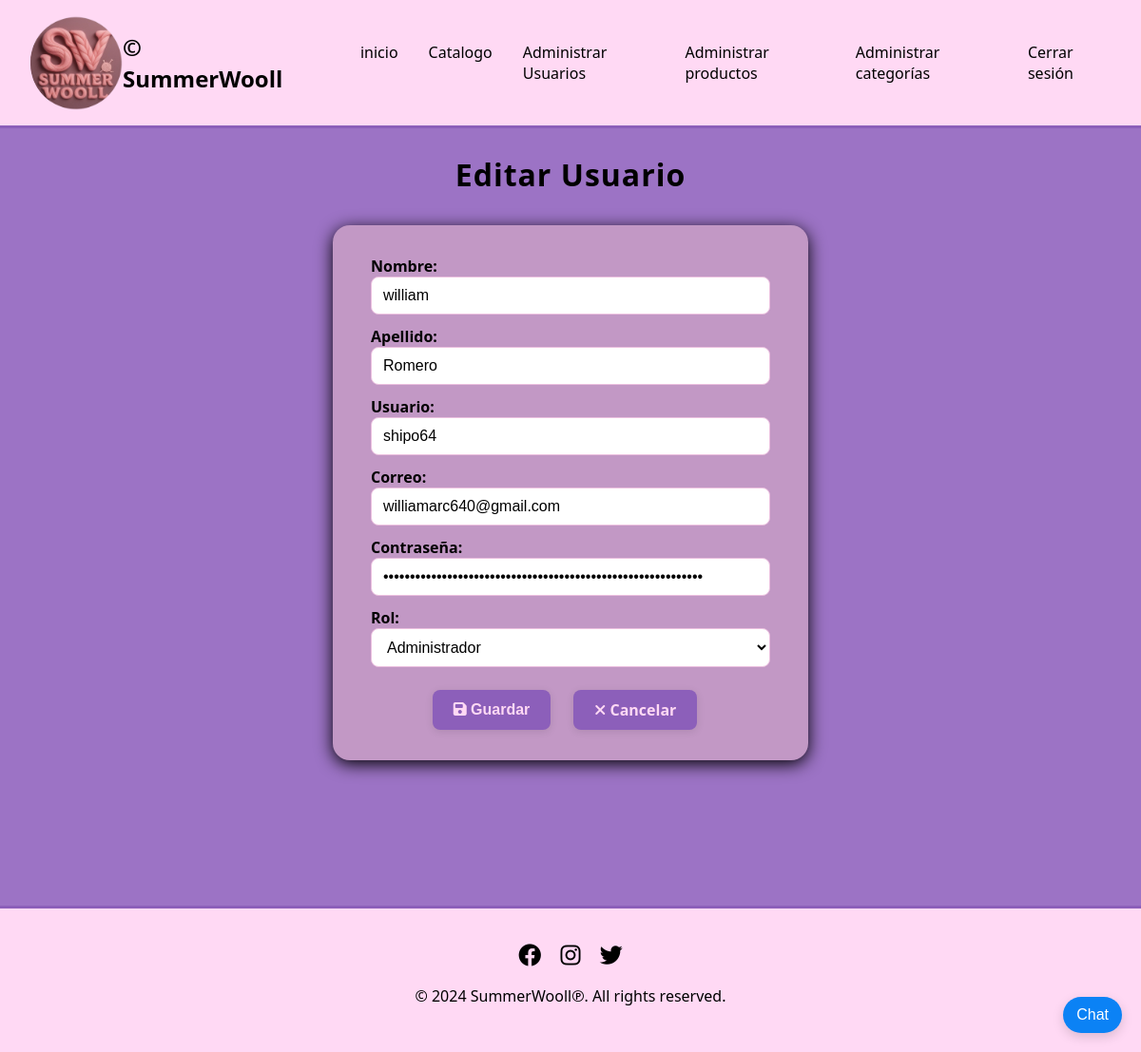
/index.php?action=formulario&id=17 (signed in), run on the app's committed database.
### tables this page shows
CREATE TABLE `usuarios` (
  `usuario_id` int(11) NOT NULL,
  `usuario_nombre` varchar(40) NOT NULL,
  `usuario_apellido` varchar(40) NOT NULL,
  `usuario_usuario` varchar(20) NOT NULL,
  `usuario_email` varchar(100) NOT NULL,
  `usuario_clave` varchar(200) NOT NULL,
  `rol` varchar(20) NOT NULL DEFAULT 'empleado'
);

### controllers/usuariocontroller.php (called while the page is built, shortened)
<?php
require_once 'gestion/usuario.php';
class Controlador {
    public function formulario($id = null) {
        $usuario = null;
        if ($id) {
            $usuario = Usuario::obtenerPorId($id);
        }
        include 'formularios/usuarios_formularios.php';
    }
}
?>

### gestion/usuario.php (called while the page is built, shortened)
<?php
class Usuario {
    public static function obtenerPorId($id) {
        $db = Database::conectar();
        $stmt = $db->prepare("SELECT * FROM usuarios WHERE usuario_id = ?");
        $stmt->execute([$id]);
        return $stmt->fetch(PDO::FETCH_OBJ);
    }
}
?>

### formularios/usuarios_formularios.php (the view, shortened to what this page needs)
<!DOCTYPE html>
<html lang="es">
<head>
    <link rel="stylesheet" href="./styles/formularios.css">
    <link rel="stylesheet" href="styles/header-footer.css">
    <link rel="stylesheet" href="https://cdnjs.cloudflare.com/ajax/libs/font-awesome/6.4.0/css/all.min.css">
</head>
<body>
    <?php include 'inc/header.php'; ?>
    <h2><?= $usuario ? 'Editar' : 'Agregar' ?> Usuario</h2>
    <div class="form-container">
        <form action="index.php?action=guardar" method="post">
            <label for="usuario_nombre">Nombre:</label>
            <input type="text" name="usuario_nombre" id="usuario_nombre" value="<?= $usuario->usuario_nombre ?? '' ?>" required>
            <label for="usuario_apellido">Apellido:</label>
            <input type="text" name="usuario_apellido" id="usuario_apellido" value="<?= $usuario->usuario_apellido ?? '' ?>" required>
            <label for="usuario_usuario">Usuario:</label>
            <input type="text" name="usuario_usuario" id="usuario_usuario" value="<?= $usuario->usuario_usuario ?? '' ?>" required>
            <label for="usuario_email">Correo:</label>
            <input type="email" name="usuario_email" id="usuario_email" value="<?= $usuario->usuario_email ?? '' ?>" required>
            <label for="usuario_clave">Contraseña:</label>
            <input type="password" name="usuario_clave" id="usuario_clave" value="<?= $usuario->usuario_clave ?? '' ?>" required>
            <?php if ($_SESSION['rol'] === 'admin'): ?>
                <label for="rol">Rol:</label>
                <select name="rol" id="rol">
                    <option value="admin" <?= ($usuario && $usuario->rol == 'admin') ? 'selected' : '' ?>>Administrador</option>
                </select>
            <?php endif; ?>
            <div class="botones">
                <button type="submit"><i class="fas fa-save"></i> Guardar</button>
                <a href="index.php" class="cancelar"><i class="fas fa-times"></i> Cancelar</a>
            </div>
        </form>
    </div>
    <?php include 'inc/footer.php'; ?>
</body>
</html>

### styles/formularios.css (style rules this page uses)
body { background: #9c73c5; color: var(--color-text); font-family: 'Segoe UI', Arial, sans-serif; margin: 0; padding: 0; }
h2 { color: var(--color-text); text-align: center; margin-top: 140px; font-size: 32px; letter-spacing: 1px; }
.form-container { background: var(--color-card); max-width: 420px; margin: 32px auto; margin-bottom: 153px; padding: 32px 40px; border-radius: 18px; box-shadow: 0 4px 18px black; display: flex; flex-direction: column; gap: 19px; }
label { font-size: 16px; color: var(--color-text); margin-bottom: 4px; font-weight: bold; }
input[type="text"], input[type="email"], input[type="password"], select { width: 100%; padding: 10px 12px; border-radius: 8px; border: 1px solid var(--color-secondary); background: var(--color-background); color: var(--color-text); font-size: 16px; margin-bottom: 12px; box-sizing: border-box; outline: none; transition: border 0.2s; }
button, .cancelar { background: var(--color-accent); color: var(--color-primary); padding: 10px 22px; border-radius: 8px; border: none; font-weight: bold; font-size: 16px; margin-right: 12px; cursor: pointer; box-shadow: 0 2px 8px rgba(0,0,0,0.10); transition: background 0.3s, color 0.3s; text-decoration: none; display: inline-block; }
.botones { display: flex; justify-content: center; gap: 12px; margin-top: 12px; }

### styles/header-footer.css (style rules this page uses)
:root { --color-primary:#FFD9F4; --color-secondary: #ebc0df; --color-accent: #8C5FBA; --color-text: #000000; --color-background: white; --color-card: #c298c5; }

### data on the page
usuarios: usuario_nombre "william", usuario_apellido "Romero", usuario_usuario "shipo64", usuario_email "williamarc640@gmail.com", rol "Administrador"
